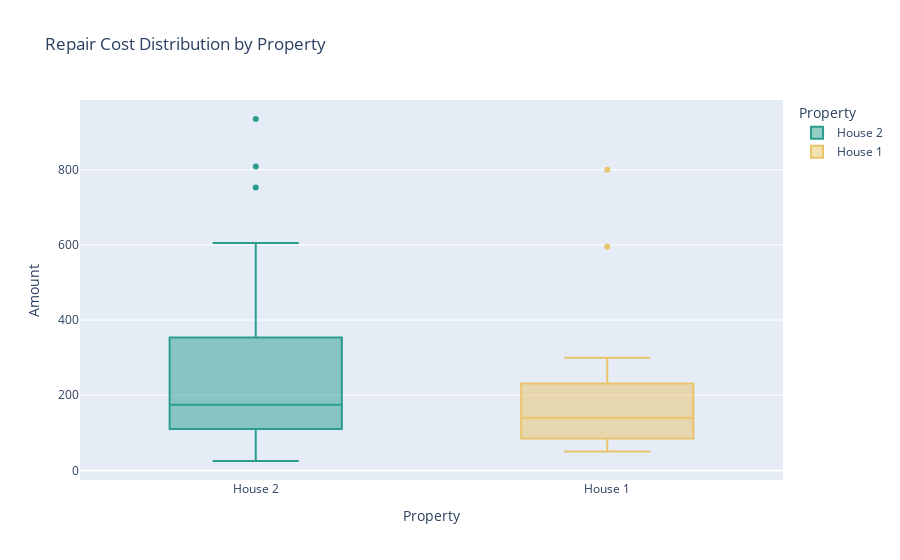

This figure's notebook cell:
### Code cell
fig = px.box(repairs, x="Property", y="Amount", color="Property", title="Repair Cost Distribution by Property", color_discrete_map={
        'House 2': '#2a9d8f',
        'House 1': '#e9c46a'
    })
fig

### Figure 1 — Plotly figure (JSON) as saved in the notebook; plotly's stock layout.template omitted (floating-point values rounded to 4 significant figures)
{"data": [{"alignmentgroup": "True", "hovertemplate": "Property=%{x}<br>Amount=%{y}<extra></extra>", "legendgroup": "House 2", "marker": {"color": "#2a9d8f"}, "name": "House 2", "notched": false, "offsetgroup": "House 2", "orientation": "v", "showlegend": true, "type": "box", "x": ["House 2", "House 2", "House 2", "House 2", "House 2", "House 2", "House 2", "House 2", "House 2", "House 2", "House 2", "House 2", "House 2", "House 2", "House 2", "House 2", "House 2", "House 2", "House 2", "House 2", "House 2", "House 2", "House 2", "House 2", "House 2", "House 2", "House 2", "House 2", "House 2", "House 2", "House 2", "House 2", "House 2", "House 2", "House 2", "House 2", "House 2", "House 2", "House 2", "House 2", "House 2", "House 2", "House 2"], "x0": " ", "xaxis": "x", "y": [360, 86, 160, 68, 215, 175, 75, 165, 110, 55, 605, 260.5, 520, 200, 140, 147.5, 35, 935, 265, 753, 473.8, 105, 175, 505, 120, 563.2, 265, 202.4, 25, 808.3, 185, 140, 110, 105, 230, 383.8, 285, 110, 120, 114, 80, 375, 335], "y0": " ", "yaxis": "y"}, {"alignmentgroup": "True", "hovertemplate": "Property=%{x}<br>Amount=%{y}<extra></extra>", "legendgroup": "House 1", "marker": {"color": "#e9c46a"}, "name": "House 1", "notched": false, "offsetgroup": "House 1", "orientation": "v", "showlegend": true, "type": "box", "x": ["House 1", "House 1", "House 1", "House 1", "House 1", "House 1", "House 1", "House 1", "House 1", "House 1", "House 1", "House 1", "House 1", "House 1", "House 1", "House 1"], "x0": " ", "xaxis": "x", "y": [225, 195, 237, 125, 105, 50, 95, 595, 220.0, 300, 85, 50, 155, 85, 800, 85], "y0": " ", "yaxis": "y"}], "layout": {"boxmode": "overlay", "legend": {"title": {"text": "Property"}, "tracegroupgap": 0}, "title": {"text": "Repair Cost Distribution by Property"}, "xaxis": {"anchor": "y", "categoryarray": ["House 2", "House 1"], "categoryorder": "array", "domain": [0, 1], "title": {"text": "Property"}}, "yaxis": {"anchor": "x", "domain": [0, 1], "title": {"text": "Amount"}}}}
